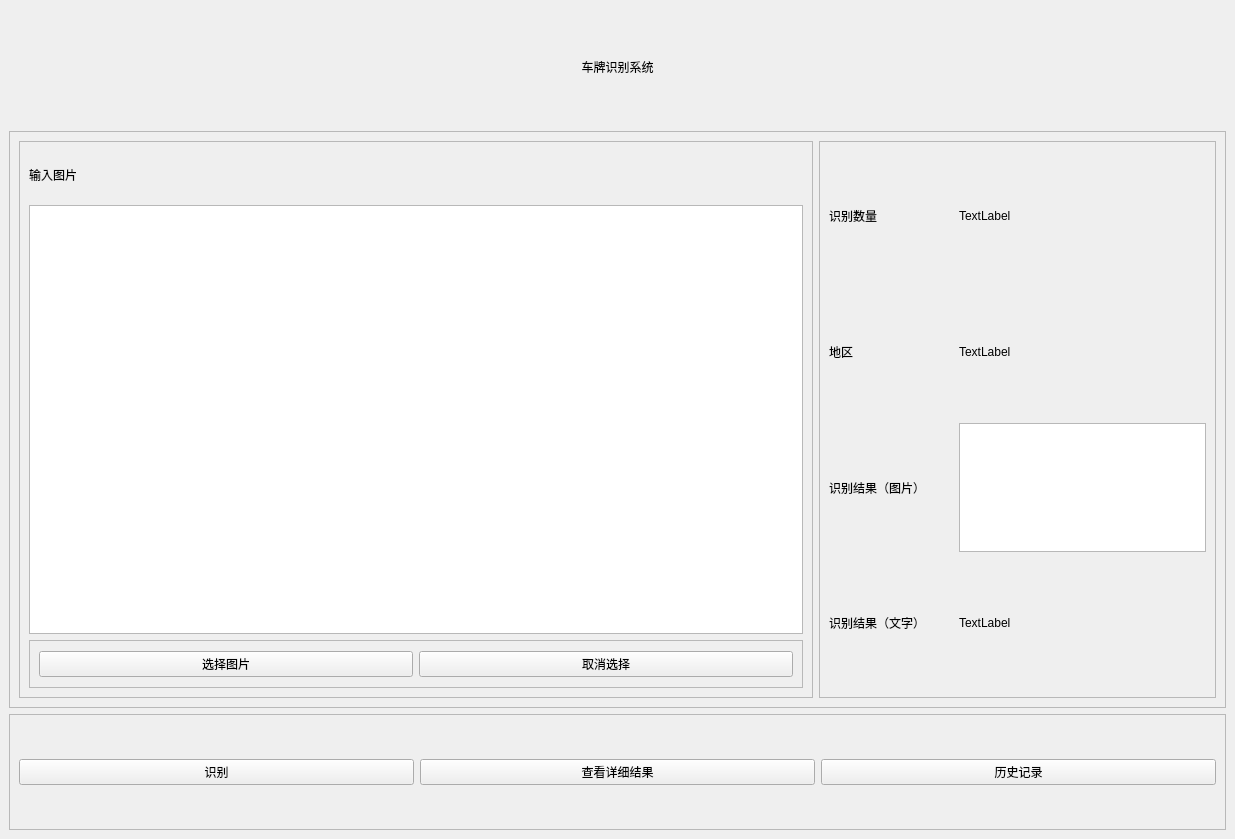
<?xml version="1.0" encoding="UTF-8"?>
<ui version="4.0">
 <class>MainWindow</class>
 <widget class="QMainWindow" name="MainWindow">
  <property name="geometry">
   <rect>
    <x>0</x>
    <y>0</y>
    <width>1235</width>
    <height>839</height>
   </rect>
  </property>
  <property name="windowTitle">
   <string>MainWindow</string>
  </property>
  <widget class="QWidget" name="centralwidget">
   <layout class="QGridLayout" name="gridLayout_2">
    <item row="0" column="0">
     <layout class="QGridLayout" name="gridLayout" rowstretch="1,5,1">
      <item row="0" column="0">
       <widget class="QLabel" name="title">
        <property name="text">
         <string>车牌识别系统</string>
        </property>
        <property name="alignment">
         <set>Qt::AlignCenter</set>
        </property>
       </widget>
      </item>
      <item row="1" column="0">
       <widget class="QFrame" name="midFrame">
        <property name="frameShape">
         <enum>QFrame::StyledPanel</enum>
        </property>
        <property name="frameShadow">
         <enum>QFrame::Raised</enum>
        </property>
        <layout class="QGridLayout" name="gridLayout_4">
         <item row="0" column="0">
          <layout class="QGridLayout" name="midLayout" columnstretch="2,1">
           <item row="0" column="1">
            <widget class="QFrame" name="midRightFrame">
             <property name="frameShape">
              <enum>QFrame::StyledPanel</enum>
             </property>
             <property name="frameShadow">
              <enum>QFrame::Raised</enum>
             </property>
             <layout class="QGridLayout" name="gridLayout_10">
              <item row="0" column="0">
               <layout class="QGridLayout" name="gridLayout_9" rowstretch="1,1,1,1" columnstretch="1,2">
                <item row="0" column="0">
                 <widget class="QLabel" name="matchCountLabel">
                  <property name="text">
                   <string>识别数量</string>
                  </property>
                 </widget>
                </item>
                <item row="2" column="1">
                 <widget class="QGraphicsView" name="resultImageDisplay"/>
                </item>
                <item row="1" column="0">
                 <widget class="QLabel" name="regionLabel">
                  <property name="text">
                   <string>地区</string>
                  </property>
                 </widget>
                </item>
                <item row="0" column="1">
                 <widget class="QLabel" name="matchCount">
                  <property name="text">
                   <string>TextLabel</string>
                  </property>
                 </widget>
                </item>
                <item row="2" column="0">
                 <widget class="QLabel" name="resultImageLabel">
                  <property name="text">
                   <string>识别结果（图片）</string>
                  </property>
                 </widget>
                </item>
                <item row="1" column="1">
                 <widget class="QLabel" name="regionDisplay">
                  <property name="text">
                   <string>TextLabel</string>
                  </property>
                 </widget>
                </item>
                <item row="3" column="0">
                 <widget class="QLabel" name="resultLabel">
                  <property name="text">
                   <string>识别结果（文字）</string>
                  </property>
                 </widget>
                </item>
                <item row="3" column="1">
                 <widget class="QLabel" name="resultText">
                  <property name="text">
                   <string>TextLabel</string>
                  </property>
                 </widget>
                </item>
               </layout>
              </item>
             </layout>
            </widget>
           </item>
           <item row="0" column="0">
            <widget class="QFrame" name="midLeftFrame">
             <property name="frameShape">
              <enum>QFrame::StyledPanel</enum>
             </property>
             <property name="frameShadow">
              <enum>QFrame::Raised</enum>
             </property>
             <layout class="QGridLayout" name="gridLayout_5">
              <item row="0" column="0">
               <layout class="QGridLayout" name="gridLayout_3" rowstretch="1,9,1">
                <item row="0" column="0">
                 <widget class="QLabel" name="sourceImageTitle">
                  <property name="text">
                   <string>输入图片</string>
                  </property>
                 </widget>
                </item>
                <item row="1" column="0">
                 <widget class="QGraphicsView" name="sourceImageDisplay"/>
                </item>
                <item row="2" column="0">
                 <widget class="QFrame" name="selectButtonFrame">
                  <property name="frameShape">
                   <enum>QFrame::StyledPanel</enum>
                  </property>
                  <property name="frameShadow">
                   <enum>QFrame::Raised</enum>
                  </property>
                  <layout class="QGridLayout" name="gridLayout_6">
                   <item row="0" column="0">
                    <layout class="QHBoxLayout" name="horizontalLayout">
                     <item>
                      <widget class="QPushButton" name="selectImage">
                       <property name="text">
                        <string>选择图片</string>
                       </property>
                      </widget>
                     </item>
                     <item>
                      <widget class="QPushButton" name="clearSelection">
                       <property name="text">
                        <string>取消选择</string>
                       </property>
                      </widget>
                     </item>
                    </layout>
                   </item>
                  </layout>
                 </widget>
                </item>
               </layout>
              </item>
             </layout>
            </widget>
           </item>
          </layout>
         </item>
        </layout>
       </widget>
      </item>
      <item row="2" column="0">
       <widget class="QFrame" name="lowerFrame">
        <property name="frameShape">
         <enum>QFrame::StyledPanel</enum>
        </property>
        <property name="frameShadow">
         <enum>QFrame::Raised</enum>
        </property>
        <layout class="QGridLayout" name="gridLayout_8">
         <item row="0" column="0">
          <layout class="QGridLayout" name="gridLayout_7">
           <item row="0" column="2">
            <widget class="QPushButton" name="historyButton">
             <property name="text">
              <string>历史记录</string>
             </property>
            </widget>
           </item>
           <item row="0" column="0">
            <widget class="QPushButton" name="startButton">
             <property name="text">
              <string>识别</string>
             </property>
            </widget>
           </item>
           <item row="0" column="1">
            <widget class="QPushButton" name="pushButton">
             <property name="text">
              <string>查看详细结果</string>
             </property>
            </widget>
           </item>
          </layout>
         </item>
        </layout>
       </widget>
      </item>
     </layout>
    </item>
   </layout>
  </widget>
  <widget class="QMenuBar" name="menubar">
   <property name="geometry">
    <rect>
     <x>0</x>
     <y>0</y>
     <width>1235</width>
     <height>22</height>
    </rect>
   </property>
  </widget>
 </widget>
 <resources/>
 <connections/>
</ui>
